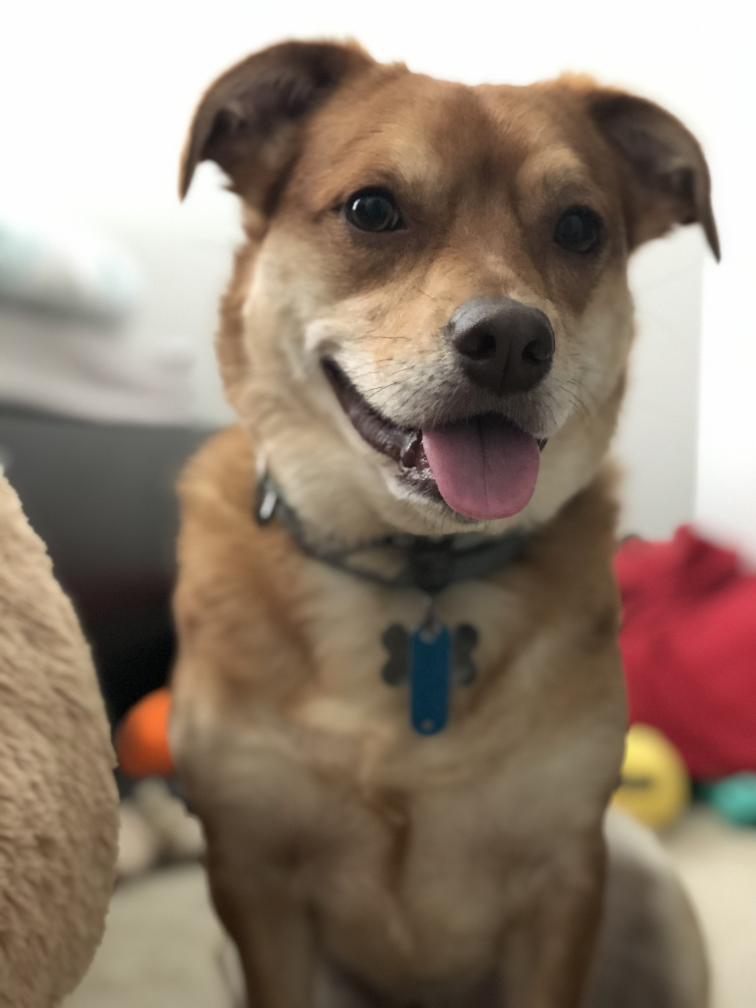
#> input picture Mango/IMG_9359.jpg, 3024 x 4032 px (shown at 1/4 size); its folder holds only this picture in this run
$ jupyter execute Mango_Image_augmentation.ipynb   (shell and % lines are left out)
#> lines starting #> are read from the running program, lines starting #| are printed output that depends on the picture
[cell 1]
import cv2
import numpy as np
from skimage import io
from skimage.transform import rotate, AffineTransform, warp
import matplotlib.pyplot as plt
import random
from skimage import img_as_ubyte
import os
from skimage.util import random_noise
from tqdm import tqdm

[cell 2]
def anticlockwise_rotation(image):
    angle= random.randint(0,180)
    return rotate(image, angle)

def clockwise_rotation(image):
    angle= random.randint(0,180)
    return rotate(image, -angle)

def h_flip(image):
    return  np.fliplr(image)

def v_flip(image):
    return np.flipud(image)

def add_noise(image):
    return random_noise(image)

def blur_image(image):
    return cv2.GaussianBlur(image, (9,9),0)

[cell 3]
images_path ="Mango"
augmented_path ="Aug_Mango_2"
images = []


for im in os.listdir(images_path):  # read image name from folder and append its path into "images" array
    images.append(os.path.join(images_path,im))

i=1
for x in images:
    image = x
    original_image = io.imread(image)
#> original_image is the input picture: shape (4032, 3024, 3); mean R, G, B 145.9, 128.8, 114
    small_image = cv2.resize(original_image,(200, 200))
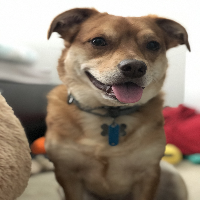
#> small_image: shape (200, 200, 3); mean R, G, B 145.8, 128.7, 113.9
    angle= random.randint(0,180)
    counterclock_image = rotate(small_image,angle)
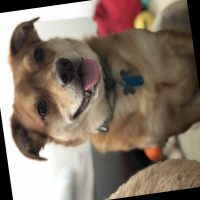
#> counterclock_image: shape (200, 200, 3) float64; mean R, G, B 0.524, 0.459, 0.404
    clock_image = rotate(small_image,-angle)
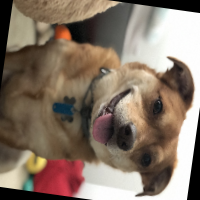
#> clock_image: shape (200, 200, 3) float64; mean R, G, B 0.527, 0.462, 0.406
    h_flip_image = np.fliplr(small_image)
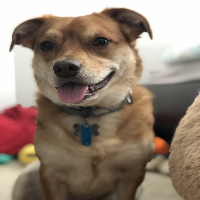
#> h_flip_image: shape (200, 200, 3); mean R, G, B 145.8, 128.7, 113.9
    v_flip_image = np.flipud(small_image)
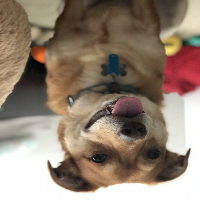
#> v_flip_image: shape (200, 200, 3); mean R, G, B 145.8, 128.7, 113.9
    noise_image = random_noise(small_image)
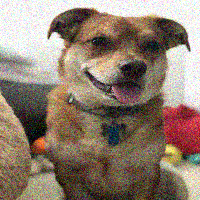
#> noise_image: shape (200, 200, 3) float64; mean R, G, B 0.566, 0.5, 0.442
    blur_image = cv2.GaussianBlur(small_image, (9,9),0)
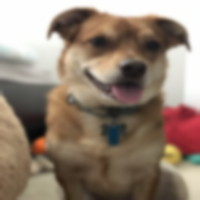
#> blur_image: shape (200, 200, 3); mean R, G, B 145.8, 128.8, 114

    new_image_path1= "%s/small_%s.jpg" %(augmented_path, i)
    new_image_path2= "%s/counterclock_%s.jpg" %(augmented_path, i)
    new_image_path3= "%s/clock_%s.jpg" %(augmented_path, i)
    new_image_path4= "%s/h_flip_%s.jpg" %(augmented_path, i)
    new_image_path5= "%s/v_flip_%s.jpg" %(augmented_path, i)
    new_image_path6= "%s/noise_%s.jpg" %(augmented_path, i)
    new_image_path7= "%s/blur_%s.jpg" %(augmented_path, i)


    transformed_image1 = img_as_ubyte(small_image)#Convert an image to unsigned byte format, with values in [0, 255].
    transformed_image2 = img_as_ubyte(counterclock_image)
    transformed_image3 = img_as_ubyte(clock_image)
    transformed_image4 = img_as_ubyte(h_flip_image)
    transformed_image5 = img_as_ubyte(v_flip_image)
    transformed_image6 = img_as_ubyte(noise_image)
    transformed_image7 = img_as_ubyte(blur_image)


    transformed_image1=cv2.cvtColor(transformed_image1, cv2.COLOR_BGR2RGB) #convert image to RGB before saving it
    transformed_image2=cv2.cvtColor(transformed_image2, cv2.COLOR_BGR2RGB)
    transformed_image3=cv2.cvtColor(transformed_image3, cv2.COLOR_BGR2RGB)
    transformed_image4=cv2.cvtColor(transformed_image4, cv2.COLOR_BGR2RGB)
    transformed_image5=cv2.cvtColor(transformed_image5, cv2.COLOR_BGR2RGB)
    transformed_image6=cv2.cvtColor(transformed_image6, cv2.COLOR_BGR2RGB)
    transformed_image7=cv2.cvtColor(transformed_image7, cv2.COLOR_BGR2RGB)

    cv2.imwrite(new_image_path1, transformed_image1) # save transformed image to path
    cv2.imwrite(new_image_path2, transformed_image2)
    cv2.imwrite(new_image_path3, transformed_image3)
    cv2.imwrite(new_image_path4, transformed_image4)
    cv2.imwrite(new_image_path5, transformed_image5)
    cv2.imwrite(new_image_path6, transformed_image6)
    cv2.imwrite(new_image_path7, transformed_image7)


    i =i+1

#to generate more images, put above 3 statement inside while n<... loop
